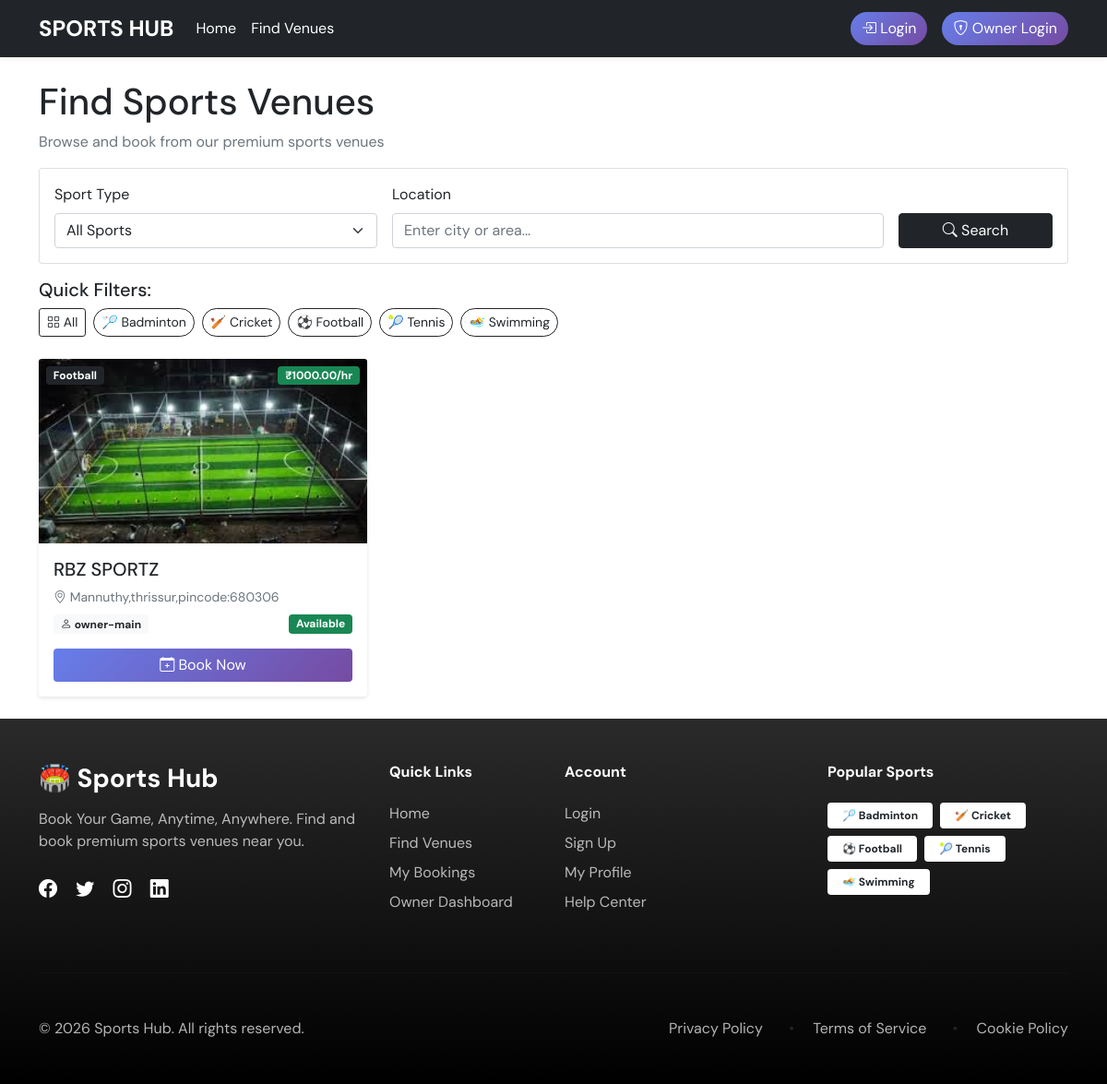
/venues/, run on an earlier commit of the app's database.
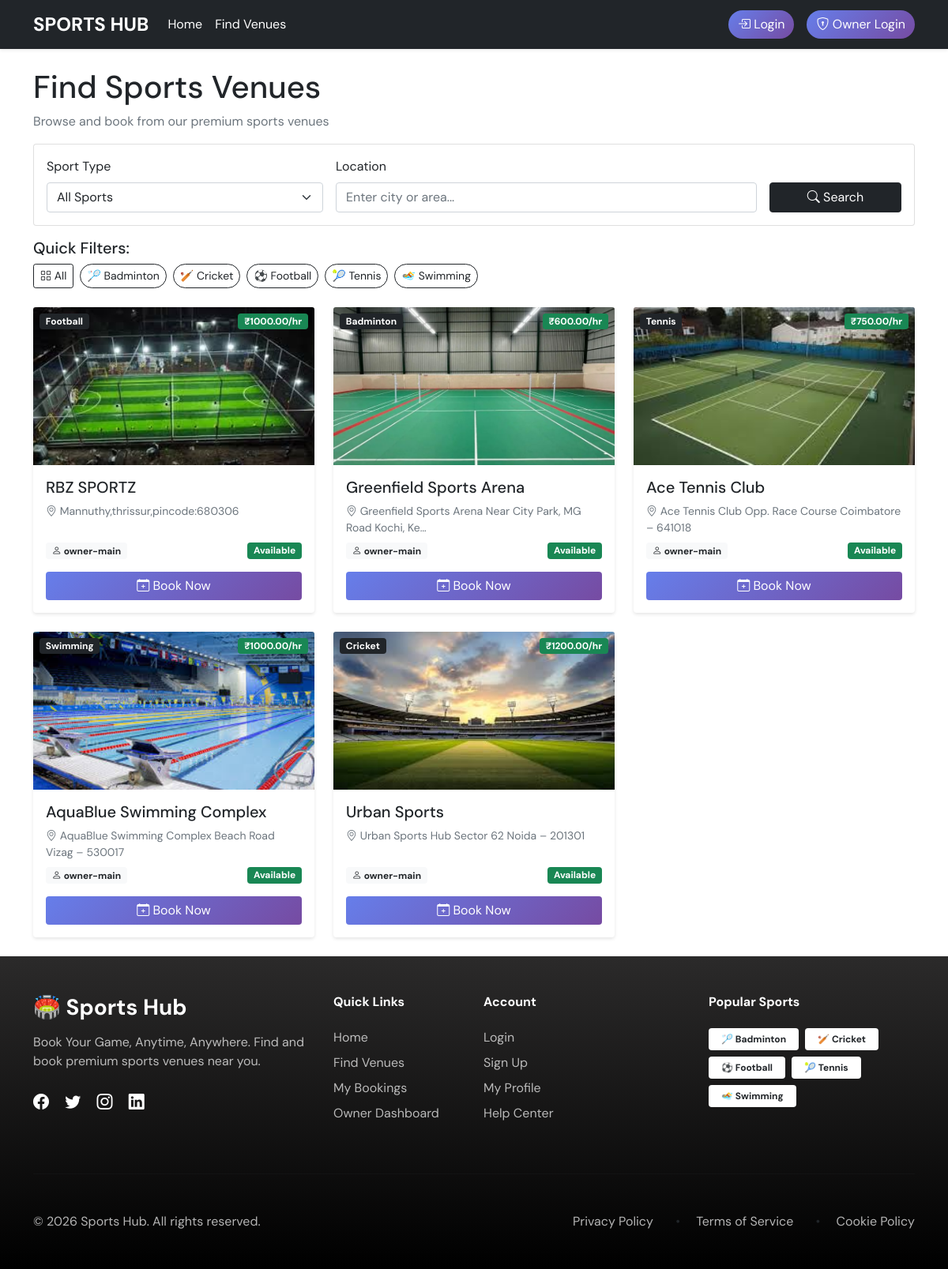
And on a later commit of the database.
### venues/models.py (models this page shows, shortened)
class Sport(models.Model):
    SPORT_CHOICES = (
        ('badminton', 'Badminton'),
        ('cricket', 'Cricket'),
        ('football', 'Football'),
        ('tennis', 'Tennis'),
        ('swimming', 'Swimming'),
        ('boxing', 'Boxing'),
    )
    name = models.CharField(max_length=20, choices=SPORT_CHOICES, unique=True)
    description = models.TextField(blank=True)
    image = models.ImageField(max_length=50, blank=True)

class Venue(models.Model):
    name = models.CharField(max_length=200)
    sport = models.ForeignKey(Sport, on_delete=models.CASCADE)
    owner = models.ForeignKey(User, on_delete=models.CASCADE, limit_choices_to={'user_type': 'owner'})
    image = models.ImageField(upload_to=venue_image_path)
    address = models.TextField()
    location = models.CharField(max_length=200)  # Could be Google Maps link or coordinates
    price_per_hour = models.DecimalField(max_digits=10, decimal_places=2)
    is_active = models.BooleanField(default=True)
    created_at = models.DateTimeField(auto_now_add=True)
    updated_at = models.DateTimeField(auto_now=True)
    @property
    def image_url(self):
        if self.image and hasattr(self.image, 'url'):
            return self.image.url
        return '/static/images/default-venue.jpg'

### accounts/models.py (models this page shows, shortened)
class User(AbstractUser):
    USER_TYPE_CHOICES = (
        ('admin', 'Admin'),
        ('owner', 'Owner'),
        ('user', 'User'),
    )
    user_type = models.CharField(max_length=10, choices=USER_TYPE_CHOICES, default='user')
    phone_number = models.CharField(max_length=15, blank=True, null=True)
    address = models.TextField(blank=True, null=True)
    created_at = models.DateTimeField(auto_now_add=True)
    updated_at = models.DateTimeField(auto_now=True)

### venues/views.py (the view)
# urls.py: path('venues/', views.venue_list, name='venue_list'),
def venue_list(request):
    sport_filter = request.GET.get('sport', '')
    location_filter = request.GET.get('location', '')
    venues = Venue.objects.filter(is_active=True)
    if sport_filter:
        venues = venues.filter(sport__name=sport_filter)
    if location_filter:
        venues = venues.filter(
            Q(address__icontains=location_filter) |
            Q(location__icontains=location_filter)
        )
    sports = Sport.objects.all()
    context = {
        'venues': venues,
        'sports': sports,
        'selected_sport': sport_filter,
    }
    return render(request, 'venues/venue_list.html', context)

### templates/venues/venue_list.html (shortened to what this page needs)
{% extends 'base.html' %}
{% block content %}
<div class="row">
    <div class="col-md-12">
        <h1 class="mb-2">Find Sports Venues</h1>
        <p class="text-muted">Browse and book from our premium sports venues</p>
    </div>
</div>
<div class="card mb-3">
    <div class="card-body">
        <form method="get" class="row g-3">
            <div class="col-md-4">
                <label class="form-label">Sport Type</label>
                <select class="form-select" name="sport">
                    <option value="">All Sports</option>
                </select>
            </div>
            <div class="col-md-6">
                <label class="form-label">Location</label>
                <input type="text" class="form-control" name="location" placeholder="Enter city or area..."
                       value="{{ request.GET.location }}">
            </div>
            <div class="col-md-2 d-flex align-items-end">
                <button type="submit" class="btn btn-dark w-100">
                    <i class="bi bi-search"></i> Search
                </button>
            </div>
        </form>
    </div>
</div>
<div class="mb-4">
    <h5>Quick Filters:</h5>
    <div class="d-flex flex-wrap gap-2">
        <a href="{% url 'venue_list' %}" class="btn btn-outline-dark btn-sm">
            <i class="bi bi-grid"></i> All
        </a>
        {% for sport in sports %}
        <a href="{% url 'sport_venues' sport.name %}" class="btn btn-outline-dark btn-sm rounded-pill">
            {% if sport.name == 'badminton' %}🏸
            {% elif sport.name == 'cricket' %}🏏
            {% elif sport.name == 'football' %}⚽
            {% elif sport.name == 'tennis' %}🎾
            {% elif sport.name == 'swimming' %}🏊
            {% elif sport.name == 'boxing' %}🥊{% endif %}
            {{ sport.get_name_display }}
        </a>
        {% endfor %}
    </div>
</div>
{% if venues %}
<div class="row g-4">
    {% for venue in venues %}
    <div class="col-md-4">
        <div class="card venue-card h-100">
            <div class="position-relative">
                <img src="{{ venue.image_url }}" class="card-img-top" alt="{{ venue.name }}"
                     style="height: 200px; object-fit: cover;">
                <span class="position-absolute top-0 start-0 m-2 badge bg-dark">
                    {{ venue.sport.get_name_display }}
                </span>
                <span class="position-absolute top-0 end-0 m-2 badge bg-success">
                    ₹{{ venue.price_per_hour }}/hr
                </span>
            </div>
            <div class="card-body d-flex flex-column">
                <h5 class="card-title">{{ venue.name }}</h5>
                <p class="card-text text-muted small mb-2">
                    <i class="bi bi-geo-alt"></i> {{ venue.address|truncatechars:60 }}
                </p>
                <div class="mt-auto">
                    <div class="d-flex justify-content-between align-items-center mb-3">
                        <span class="badge bg-light text-dark">
                            <i class="bi bi-person"></i> {{ venue.owner.username }}
                        </span>
                        {% if venue.is_active %}
                        <span class="badge bg-success">Available</span>
                        {% else %}
                        <span class="badge bg-danger">Closed</span>
                        {% endif %}
                    </div>
                    <a href="{% url 'venue_detail' venue.id %}" class="btn btn-primary w-100">
                        <i class="bi bi-calendar-plus"></i> Book Now
                    </a>
                </div>
            </div>
        </div>
    </div>
    {% endfor %}
</div>
{% else %}
<div class="text-center py-5">
    <div class="display-4 mb-3">🏟️</div>
    <h4>No venues available</h4>
    <p class="text-muted">Check back soon for new venues in your area.</p>
</div>
{% endif %}
{% endblock %}

### templates/base.html (shortened to what this page needs)
<!DOCTYPE html>
<html lang="en">
<head>
    <link href="https://cdn.jsdelivr.net/npm/bootstrap@5.1.3/dist/css/bootstrap.min.css" rel="stylesheet">
    <link rel="stylesheet" href="https://cdn.jsdelivr.net/npm/bootstrap-icons@1.8.1/font/bootstrap-icons.css">
</head>
<body>
    <nav class="navbar navbar-expand-lg navbar-light bg-dark  shadow-sm">
        <div class="container">
            <a class="navbar-brand d-flex align-items-center text-white" href="{% url 'home' %}">
                <span class="fs-4 fw-bold">SPORTS HUB</span>
            </a>
            <div class="collapse navbar-collapse " id="navbarNav">
                <ul class="navbar-nav me-auto">
                    <li class="nav-item">
                        <a class="nav-link  text-white" href="{% url 'home' %}">Home</a>
                    </li>
                    <li class="nav-item">
                        <a class="nav-link text-white" href="{% url 'venue_list' %}">Find Venues</a>
                    </li>
                </ul>
                <ul class="navbar-nav ms-auto text-white">
                    {% if user.is_authenticated %}
                    <li class="nav-item dropdown">
                        <a class="nav-link dropdown-toggle d-flex align-items-center text-white" href="#" role="button"
                            data-bs-toggle="dropdown"> {{ user.username }}</a>
                        <ul class="dropdown-menu">
                            <li><a class="dropdown-item" href="{% url 'profile' %}">
                                    <i class="bi bi-person me-2"></i>Profile
                                </a></li>
                            <li>
                                <hr class="dropdown-divider">
                            </li>
                            <li><a href="{% url 'logout' %}" class="dropdown-item text-danger">
                                    <i class="bi bi-box-arrow-right me-2"></i>Logout
                                </a></li>
                        </ul>
                    </li>
                    {% else %}
                    <li class="nav-item">
                        <a class="btn btn-primary ms-2 rounded-pill" href="{% url 'login' %}">
                            <i class="bi bi-box-arrow-in-right"></i> Login
                        </a>
                    </li>
                    <li class="nav-item ms-2">
                        <a class="btn btn-primary ms-2 rounded-pill" href="{% url 'owner_login' %}">
                            <i class="bi bi-shield-lock"></i> Owner Login
                        </a>
                    </li>
                    {% endif %}
                </ul>
            </div>
        </div>
    </nav>
    <main class="container my-4">
        {% block content %}{% endblock %}
    </main>
    <footer class="footer" style="background: linear-gradient(to bottom, #2b2a2a 0%, #000000 100%);">
        <div class="container py-5">
            <div class="row">
                <div class="col-lg-4 mb-5 mb-lg-0">
                    <div class="footer-brand mb-4">
                        <h3 class="fw-bold text-white mb-3">🏟️ Sports Hub</h3>
                        <p class="text-white-50 mb-4">Book Your Game, Anytime, Anywhere. Find and book premium sports
                            venues near you.</p>
                        <div class="social-icons">
                            <a href="#" class="text-white me-3"><i class="bi bi-facebook fs-5"></i></a>
                            <a href="#" class="text-white me-3"><i class="bi bi-twitter fs-5"></i></a>
                            <a href="#" class="text-white me-3"><i class="bi bi-instagram fs-5"></i></a>
                            <a href="#" class="text-white"><i class="bi bi-linkedin fs-5"></i></a>
                        </div>
                    </div>
                </div>
                <div class="col-lg-2 col-md-4 mb-4 mb-md-0">
                    <h6 class="text-white fw-bold mb-4">Quick Links</h6>
                    <ul class="list-unstyled">
                        <li class="mb-2"><a href="{% url 'home' %}"
                                class="text-white-50 text-decoration-none hover-white">Home</a></li>
                        <li class="mb-2"><a href="{% url 'venue_list' %}"
                                class="text-white-50 text-decoration-none hover-white">Find Venues</a></li>
                        <li class="mb-2"><a href="{% url 'my_bookings' %}"
                                class="text-white-50 text-decoration-none hover-white">My Bookings</a></li>
                        <li><a href="{% url 'owner_dashboard' %}"
                                class="text-white-50 text-decoration-none hover-white">Owner Dashboard</a></li>
                    </ul>
                </div>
                <div class="col-lg-3 col-md-4 mb-4 mb-md-0">
                    <h6 class="text-white fw-bold mb-4">Account</h6>
                    <ul class="list-unstyled">
                        <li class="mb-2"><a href="{% url 'login' %}"
                                class="text-white-50 text-decoration-none hover-white">Login</a></li>
                        <li class="mb-2"><a href="{% url 'signup' %}"
                                class="text-white-50 text-decoration-none hover-white">Sign Up</a></li>
                        <li class="mb-2"><a href="{% url 'profile' %}"
                                class="text-white-50 text-decoration-none hover-white">My Profile</a></li>
                        <li><a href="#" class="text-white-50 text-decoration-none hover-white">Help Center</a></li>
                    </ul>
                </div>
                <div class="col-lg-3 col-md-4">
                    <h6 class="text-white fw-bold mb-4">Popular Sports</h6>
                    <div class="d-flex flex-wrap gap-2">
                        <a href="{% url 'sport_venues' 'badminton' %}"
                            class="badge bg-white text-dark px-3 py-2 text-decoration-none hover-badge">🏸 Badminton</a>
                        <a href="{% url 'sport_venues' 'cricket' %}"
                            class="badge bg-white text-dark px-3 py-2 text-decoration-none hover-badge">🏏 Cricket</a>
                        <a href="{% url 'sport_venues' 'football' %}"
                            class="badge bg-white text-dark px-3 py-2 text-decoration-none hover-badge">⚽ Football</a>
                        <a href="{% url 'sport_venues' 'tennis' %}"
                            class="badge bg-white text-dark px-3 py-2 text-decoration-none hover-badge">🎾 Tennis</a>
                        <a href="{% url 'sport_venues' 'swimming' %}"
                            class="badge bg-white text-dark px-3 py-2 text-decoration-none hover-badge">🏊 Swimming</a>
                    </div>
                </div>
            </div>
            <hr class="my-5 border-white-20">
            <div class="row align-items-center">
                <div class="col-md-6 mb-3 mb-md-0">
                    <p class="text-white-50 mb-0">&copy; {% now "Y" %} Sports Hub. All rights reserved.</p>
                </div>
                <div class="col-md-6 text-md-end">
                    <ul class="list-inline mb-0">
                        <li class="list-inline-item"><a href="#" class="text-white-50 text-decoration-none">Privacy
                                Policy</a></li>
                        <li class="list-inline-item mx-3">•</li>
                        <li class="list-inline-item"><a href="#" class="text-white-50 text-decoration-none">Terms of
                                Service</a></li>
                        <li class="list-inline-item mx-3">•</li>
                        <li class="list-inline-item"><a href="#" class="text-white-50 text-decoration-none">Cookie
                                Policy</a></li>
                    </ul>
                </div>
            </div>
        </div>
    </footer>
</body>
</html>

### templates/base.html (style rules this page uses)
body { font-family: 'DM Sans', sans-serif; background-color: #FFF; }
.navbar-brand { font-weight: bold; color: #2c3e50; }
.venue-card { height: 100%; border: none; box-shadow: 0 2px 4px rgba(0, 0, 0, 0.1); }
.border-white-20 { border-color: rgba(255, 255, 255, 0.2) !important; }
.text-white-50 { color: rgba(255, 255, 255, 0.7) !important; }
.social-icons a { transition: all 0.3s ease; }
.btn-primary { background: linear-gradient(135deg, #667eea 0%, #764ba2 100%); border: none; }

What changed in the data, as far as the page shows it:
added Venue: image_url (picture), sport.name "Badminton", price_per_hour "600.00", name "Greenfield Sports Arena", address "Greenfield Sports Arena Near City Park, MG Road Kochi, Ke…", owner.username "owner-main", is_active "Available"
added Venue: image_url (picture), sport.name "Tennis", price_per_hour "750.00", name "Ace Tennis Club", address "Ace Tennis Club Opp. Race Course Coimbatore – 641018", owner.username "owner-main", is_active "Available"
added Venue: image_url (picture), sport.name "Swimming", price_per_hour "1000.00", name "AquaBlue Swimming Complex", address "AquaBlue Swimming Complex Beach Road Vizag – 530017", owner.username "owner-main", is_active "Available"
added Venue: image_url (picture), sport.name "Cricket", price_per_hour "1200.00", name "Urban Sports", address "Urban Sports Hub Sector 62 Noida – 201301", owner.username "owner-main", is_active "Available"
